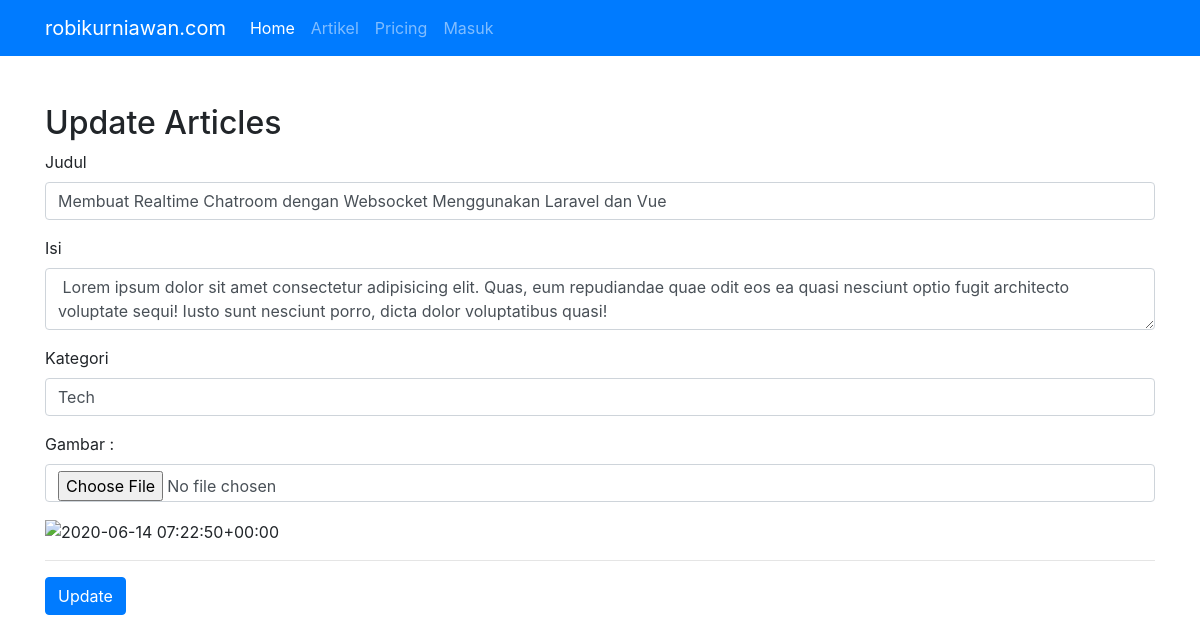
Page /artikel/manage/update/2 on the committed database.
### artikel/models.py (models this page shows, shortened)
class Artikel(models.Model):
    judul = models.CharField(max_length=255)
    isi = models.TextField()
    kategori = models.CharField(max_length=255)
    published = models.DateTimeField(auto_now_add=True)
    updated = models.DateTimeField(auto_now=True)
    slug = models.SlugField(blank=True, editable=False)
    gambar = models.FileField()

### artikel/views.py (the view)
# urls.py: url(r'^manage/update/(?P<pk>\d+)$', ArtikelUpdateView.as_view(), name='update'),
class ArtikelUpdateView(SuccessMessageMixin, UpdateView):
    form_class = ArtikelForm
    model = Artikel
    success_message = " updated created successfully"
    template_name = "artikel/artikel_update.html"

### artikel/forms.py
class ArtikelForm(forms.Form,ModelForm):
    class Meta:
        model = Artikel
        fields = [
            'judul',
            'isi',
            'kategori',
            'gambar'
        ]

### artikel/templates/artikel/artikel_update.html (shortened to what this page needs)
{% extends "base.html" %}
{% block contents %}
    <h2>Update Articles</h2>
    <form method="POST" enctype="multipart/form-data">
        <div class="form-group">
            <label for="{{ form.judul.id_for_label }}">{{ form.judul.label }}</label>
            <input type="text" class="form-control" name="{{ form.judul.name }}" value="{{ artikel.judul }}"
                   id="{{ form.judul.id_for_label }}" autocomplete="off" required>
        </div>
        <div class="form-group">
            <label for="{{ form.isi.id_for_isi }}"> {{ form.isi.label }} </label>
            <textarea class="form-control" id="{{ form.isi.id_for_isi }}"
                      name="{{ form.isi.name }}"> {{ artikel.isi }} </textarea>
        </div>
        <div class="form-group">
            <label for="{{ form.kategori.id_for_label }}">{{ form.kategori.label }}</label>
            <input type="text" class="form-control" name="{{ form.kategori.name }}"
                   id="{{ form.kategori.id_for_label }}" value="{{ artikel.kategori }}" required>
        </div>
        <div class="form-group">
            <label for="{{ form.gambar.id_for_label }}">{{ form.gambar.label }} :   </label>
            <input type="file" class="form-control" name="{{ form.gambar.name }}" id="{{ form.gambar.id_for_label }}"
                   required>
        </div>
        <img src="{{ artikel.gambar.url }}" alt="{{ artikel.gambar.name }}" width="200px">
        <hr>
        <button class="btn btn-primary" type="submit"> Update</button>
    </form>
{% endblock contents %}

### rows in the picture
Artikel: judul "Membuat Realtime Chatroom dengan Websocket Menggunakan Laravel dan Vue", isi "Lorem ipsum dolor sit amet consectetur adipisicing elit. Quas, eum repudiandae quae odit eos ea quasi nesciunt optio fugit architecto voluptate sequi! Iusto sunt nesciunt porro, dicta dolor voluptatibus quasi!", kategori "Tech"
